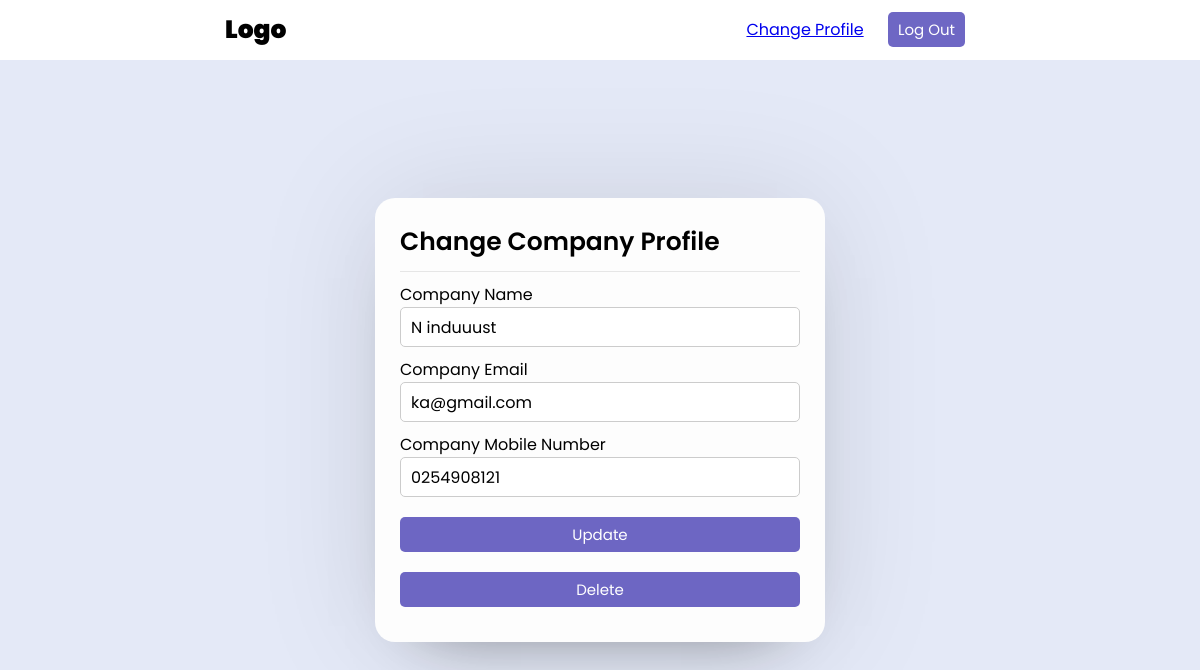
Page /editc.php (signed in) on the committed database.
### tables this page shows
CREATE TABLE `companies` (
  `CompanyId` int(11) NOT NULL,
  `CompanyName` varchar(255) NOT NULL,
  `CompanyEmail` varchar(255) NOT NULL,
  `CompanyMobile` varchar(15) NOT NULL,
  `Password` varchar(255) DEFAULT NULL
);

### editc.php (the view, shortened to what this page needs)
<?php
include("php/config.php");
?>
<!DOCTYPE html>
<html lang="en">
<head>
    <link rel="stylesheet" href="style/style.css">
</head>
<body>
    <div class="nav">
        <div class="logo">
            <p><a href="home.php"> Logo</a></p>
        </div>
        <div class="right-links">
            <a href="#">Change Profile</a>
            <a href="php/logout.php"> <button class="btn">Log Out</button> </a>
        </div>
    </div>
    <div class="container">
        <div class="box form-box">
            <?php
            if (isset($_POST['update'])) {
                $company_name = $_POST['company_name'];
                $company_email = $_POST['company_email'];
                $company_mobile = $_POST['company_mobile'];
                $id = $_SESSION['company_id'];
                if (!preg_match('/^\d{10}$/', $company_mobile)) {
                    echo "<div class='message'>
                              <p>Invalid Mobile Number</p>
                          </div> <br>";
                    echo "<a href='javascript:self.history.back()'><button class='btn'>Go Back</button>";
                    die();
                }
                $edit_query = mysqli_query($con, "UPDATE companies SET CompanyName='$company_name', CompanyEmail='$company_email', CompanyMobile='$company_mobile' WHERE CompanyId=$id ") or die("error occurred");
                if ($edit_query) {
                    echo "<div class='message'>
                            <p>Company Profile Updated!</p>
                          </div> <br>";
                    echo "<a href='home.php'><button class='btn'>Go Home</button>";
                }
            } else {
                $id = $_SESSION['company_id'];
                $query = mysqli_query($con, "SELECT * FROM companies WHERE CompanyId=$id ");
                while ($result = mysqli_fetch_assoc($query)) {
                    $res_CName = $result['CompanyName'];
                    $res_CEmail = $result['CompanyEmail'];
                    $res_CMobile = $result['CompanyMobile'];
                }
            ?>
                <header>Change Company Profile</header>
                <form action="" method="post">
                    <div class="field input">
                        <label for="company_name">Company Name</label>
                        <input type="text" name="company_name" id="company_name" value="<?php echo $res_CName; ?>" autocomplete="off" required>
                    </div>
                    <div class="field input">
                        <label for="company_email">Company Email</label>
                        <input type="text" name="company_email" id="company_email" value="<?php echo $res_CEmail; ?>" autocomplete="off" required>
                    </div>
                    <div class="field input">
                        <label for="company_mobile">Company Mobile Number</label>
                        <input type="text" name="company_mobile" id="company_mobile" value="<?php echo $res_CMobile; ?>" autocomplete="off" required>
                    </div>
                    <div class="field">
                        <input type="submit" class="btn" name="update" value="Update" required>
                    </div>
                    <div class="field">
                        <input type="submit" class="btn btn-danger" name="delete" value="Delete" onclick="return confirm('Are you sure you want to delete your profile?')" required>
                    </div>
                </form>
            <?php } ?>
        </div>
    </div>
</body>
</html>

### style/style.css (style rules this page uses)
* { padding: 0; margin: 0; box-sizing: border-box; font-family: 'Poppins',sans-serif; }
body { background: #e4e9f7; }
.container { display: flex; align-items: center; justify-content: center; min-height: 90vh; }
.box { background: #fdfdfd; display: flex; flex-direction: column; padding: 25px 25px; border-radius: 20px; box-shadow: 0 0 128px 0 rgba(0,0,0,0.1), 0 32px 64px -48px rgba(0,0,0,0.5); }
.form-box { width: 450px; margin: 0px 10px; }
.form-box header { font-size: 25px; font-weight: 600; padding-bottom: 10px; border-bottom: 1px solid #e6e6e6; margin-bottom: 10px; }
.form-box form .field { display: flex; margin-bottom: 10px; flex-direction: column; }
.form-box form .input input { height: 40px; width: 100%; font-size: 16px; padding: 0 10px; border-radius: 5px; border: 1px solid #ccc; outline: none; }
.btn { height: 35px; background: rgba(76,68,182,0.808); border: 0; border-radius: 5px; color: #fff; font-size: 15px; cursor: pointer; transition: all .3s; margin-top: 10px; padding: 0px 10px; }
.nav { background: #fff; display: flex; flex-direction: row; justify-content: space-around; line-height: 60px; z-index: 100; }
.logo { font-size: 25px; font-weight: 900; }
.logo a { text-decoration: none; color: #000; }
.right-links a { padding: 0 10px; }

### rows in the picture
companies: company_name "N induuust", company_email "ka@gmail.com", company_mobile "0254908121"
